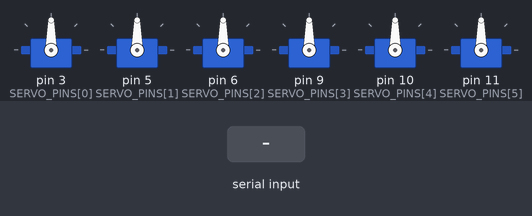
Recording of a sketch running on a simulated Arduino Nano, built with avr-gcc and run on an emulated ATmega328P. Shown: 6 × servo. Inputs (shaded band) come from the test bench. What the sketch prints to the serial monitor is not drawn.

Above: at 1.2 s.
1.3 s: "S:1\n" received over Serial
At 1.9 s:
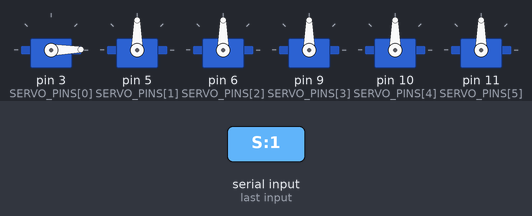
2.8 s: "S:150\n" received over Serial
At 3.1 s:
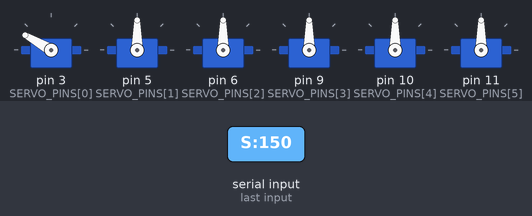
4.3 s: "S:45\n" received over Serial
At 5.4 s:
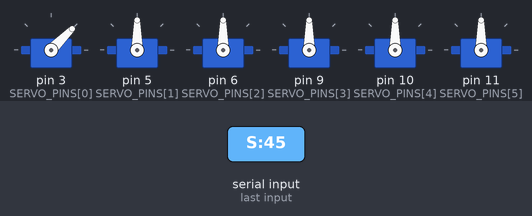
Timing chart, 0 to 7.3 s (numbered marks = the images above; inputs shaded):
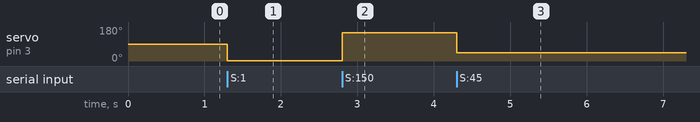

The sketch:

arduino_firmware.ino
```cpp
/**
 * RoboControl Studio - Arduino Firmware
 * Target: Arduino Nano (or any Arduino-compatible board)
 *
 * This firmware listens for serial commands in the format "S<id>:<angle>\n"
 * and moves the corresponding servo to the target angle.
 */

#include <Servo.h>

// Define the number of servos
const int NUM_SERVOS = 6;

// Define the pins for each servo (adjust based on your wiring)
// Common pins for Nano: 3, 5, 6, 9, 10, 11 (all PWM capable)
const int SERVO_PINS[NUM_SERVOS] = {3, 5, 6, 9, 10, 11};

Servo servos[NUM_SERVOS];
String inputString = "";         // A String to hold incoming data
bool stringComplete = false;     // Whether the string is complete

void setup() {
  // Initialize serial communication at 115200 baud
  Serial.begin(115200);

  // Reserve 200 bytes for the inputString
  inputString.reserve(200);

  // Attach servos and set initial positions (90 degrees)
  for (int i = 0; i < NUM_SERVOS; i++) {
    servos[i].attach(SERVO_PINS[i]);
    servos[i].write(90);
  }

  Serial.println("RoboControl Hardware Ready");
}

void loop() {
  // Process the command when a newline arrives
  if (stringComplete) {
    processCommand(inputString);
    // Clear the string for the next command
    inputString = "";
    stringComplete = false;
  }
}

/**
 * SerialEvent occurs whenever a new data comes in the hardware serial RX.
 * This routine is run between each time loop() runs.
 */
void serialEvent() {
  while (Serial.available()) {
    char inChar = (char)Serial.read();
    inputString += inChar;
    // If the incoming character is a newline, set a flag so the main loop can process it
    if (inChar == '\n') {
      stringComplete = true;
    }
  }
}

/**
 * Parses the command "S<id>:<angle>"
 */
void processCommand(String command) {
  command.trim(); // Remove whitespace/newlines

  if (command.startsWith("S")) {
    int colonIndex = command.indexOf(':');
    if (colonIndex != -1) {
      // Extract ID and Angle
      int id = command.substring(1, colonIndex).toInt();
      int angle = command.substring(colonIndex + 1).toInt();

      // Validate ID and move servo
      if (id >= 0 && id < NUM_SERVOS) {
        // Constrain angle to safe range
        angle = constrain(angle, 0, 180);
        servos[id].write(angle);

        // Optional: Send confirmation back to PC
        // Serial.print("Moving Servo ");
        // Serial.print(id);
        // Serial.print(" to ");
        // Serial.println(angle);
      }
    }
  }
}
```

Measured:
- after the input at 1.3 s, servo on pin 3 (SERVO_PINS[0]): 90° → 1° at once
- after the input at 2.8 s, servo on pin 3 (SERVO_PINS[0]): 1° → 150° at once
- after the input at 4.3 s, servo on pin 3 (SERVO_PINS[0]): 150° → 45° at once
